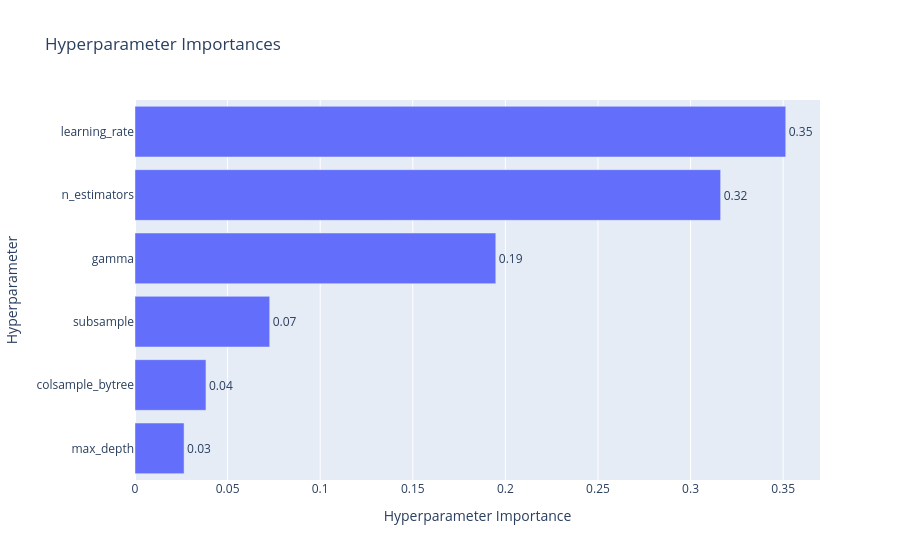
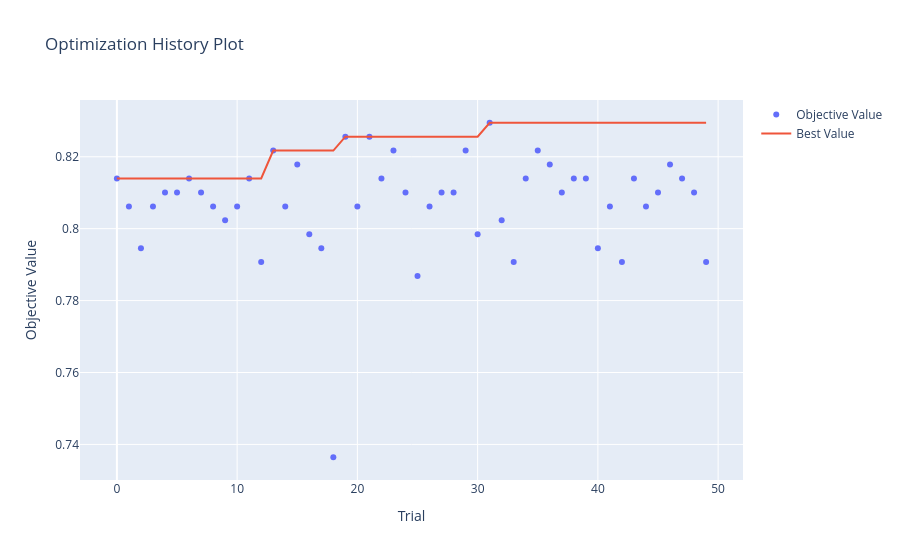

The notebook cell these images were saved under, in order:
### Code cell
import optuna
fig = optuna.visualization.plot_param_importances(experimento_1.study)
fig.show()

fig = optuna.visualization.plot_optimization_history(experimento_1.study)
fig.show()

### Figure 1 — Plotly figure (JSON) as saved in the notebook; plotly's stock layout.template omitted (floating-point values rounded to 4 significant figures)
{"data": [{"cliponaxis": false, "hovertemplate": ["max_depth (IntDistribution): 0.02650301135207252<extra></extra>", "colsample_bytree (FloatDistribution): 0.038315733325301936<extra></extra>", "subsample (FloatDistribution): 0.07273343556047002<extra></extra>", "gamma (FloatDistribution): 0.19481827984169262<extra></extra>", "n_estimators (IntDistribution): 0.3162350914624069<extra></extra>", "learning_rate (FloatDistribution): 0.3513944484580561<extra></extra>"], "name": "Objective Value", "orientation": "h", "text": ["0.03", "0.04", "0.07", "0.19", "0.32", "0.35"], "textposition": "outside", "type": "bar", "x": [0.0265, 0.03832, 0.07273, 0.1948, 0.3162, 0.3514], "y": ["max_depth", "colsample_bytree", "subsample", "gamma", "n_estimators", "learning_rate"]}], "layout": {"title": {"text": "Hyperparameter Importances"}, "xaxis": {"title": {"text": "Hyperparameter Importance"}}, "yaxis": {"title": {"text": "Hyperparameter"}}}}

### Figure 2 — Plotly figure (JSON) as saved in the notebook; plotly's stock layout.template omitted (floating-point values rounded to 4 significant figures)
{"data": [{"mode": "markers", "name": "Objective Value", "type": "scatter", "x": [0, 1, 2, 3, 4, 5, 6, 7, 8, 9, 10, 11, 12, 13, 14, 15, 16, 17, 18, 19, 20, 21, 22, 23, 24, 25, 26, 27, 28, 29, 30, 31, 32, 33, 34, 35, 36, 37, 38, 39, 40, 41, 42, 43, 44, 45, 46, 47, 48, 49], "y": [0.814, 0.8062, 0.7946, 0.8062, 0.8101, 0.8101, 0.814, 0.8101, 0.8062, 0.8023, 0.8062, 0.814, 0.7907, 0.8217, 0.8062, 0.8178, 0.7984, 0.7946, 0.7364, 0.8256, 0.8062, 0.8256, 0.814, 0.8217, 0.8101, 0.7868, 0.8062, 0.8101, 0.8101, 0.8217, 0.7984, 0.8295, 0.8023, 0.7907, 0.814, 0.8217, 0.8178, 0.8101, 0.814, 0.814, 0.7946, 0.8062, 0.7907, 0.814, 0.8062, 0.8101, 0.8178, 0.814, 0.8101, 0.7907]}, {"mode": "lines", "name": "Best Value", "type": "scatter", "x": [0, 1, 2, 3, 4, 5, 6, 7, 8, 9, 10, 11, 12, 13, 14, 15, 16, 17, 18, 19, 20, 21, 22, 23, 24, 25, 26, 27, 28, 29, 30, 31, 32, 33, 34, 35, 36, 37, 38, 39, 40, 41, 42, 43, 44, 45, 46, 47, 48, 49], "y": [0.814, 0.814, 0.814, 0.814, 0.814, 0.814, 0.814, 0.814, 0.814, 0.814, 0.814, 0.814, 0.814, 0.8217, 0.8217, 0.8217, 0.8217, 0.8217, 0.8217, 0.8256, 0.8256, 0.8256, 0.8256, 0.8256, 0.8256, 0.8256, 0.8256, 0.8256, 0.8256, 0.8256, 0.8256, 0.8295, 0.8295, 0.8295, 0.8295, 0.8295, 0.8295, 0.8295, 0.8295, 0.8295, 0.8295, 0.8295, 0.8295, 0.8295, 0.8295, 0.8295, 0.8295, 0.8295, 0.8295, 0.8295]}, {"marker": {"color": "#cccccc"}, "mode": "markers", "name": "Infeasible Trial", "showlegend": false, "type": "scatter", "x": [], "y": []}], "layout": {"title": {"text": "Optimization History Plot"}, "xaxis": {"title": {"text": "Trial"}}, "yaxis": {"title": {"text": "Objective Value"}}}}
